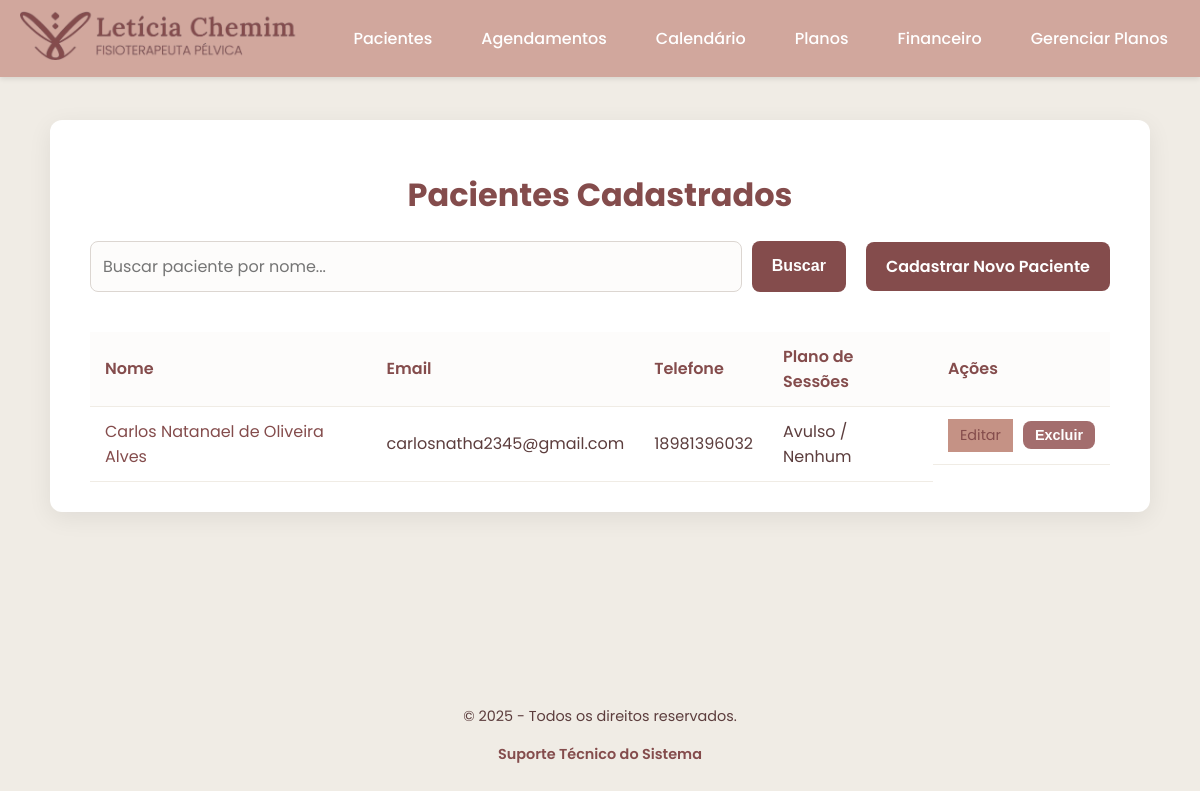
/pacientes, run on an earlier commit of the app's database.
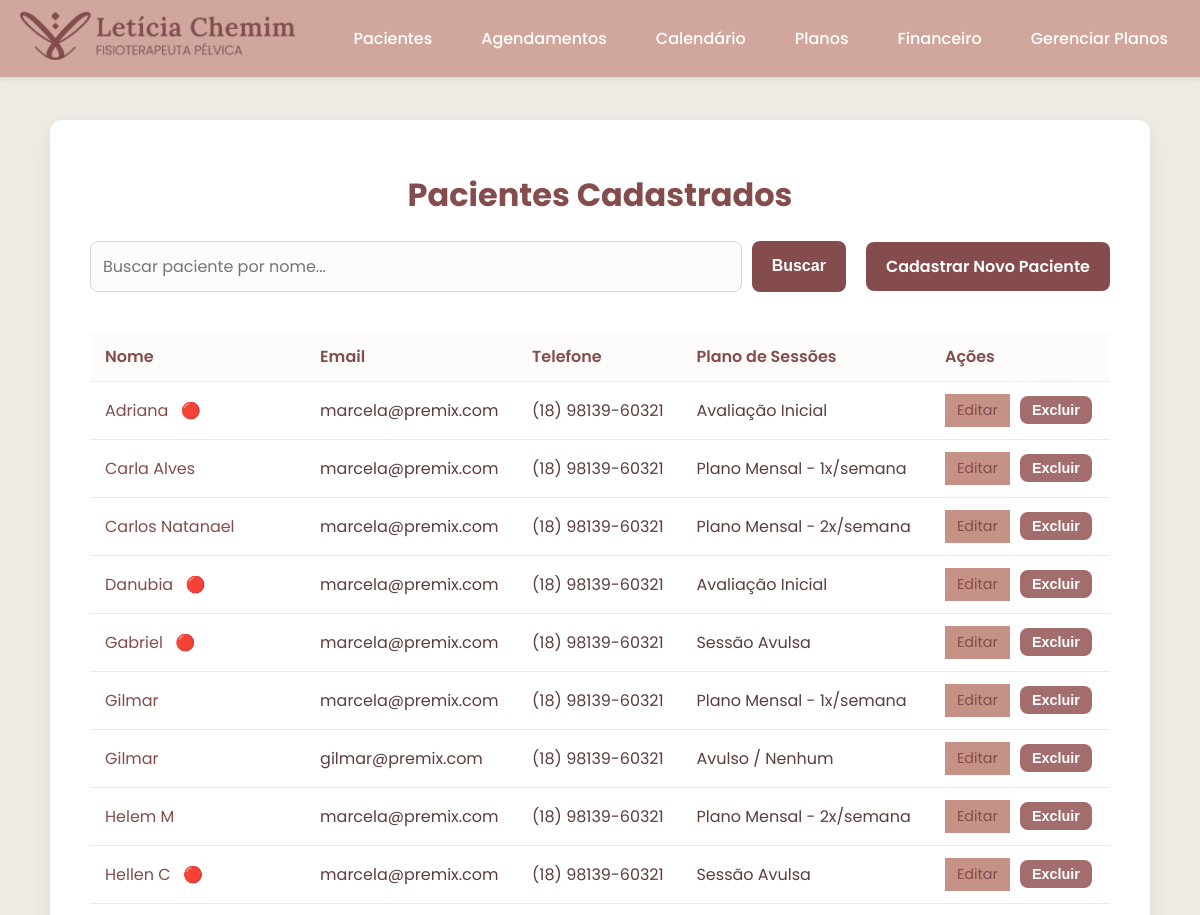
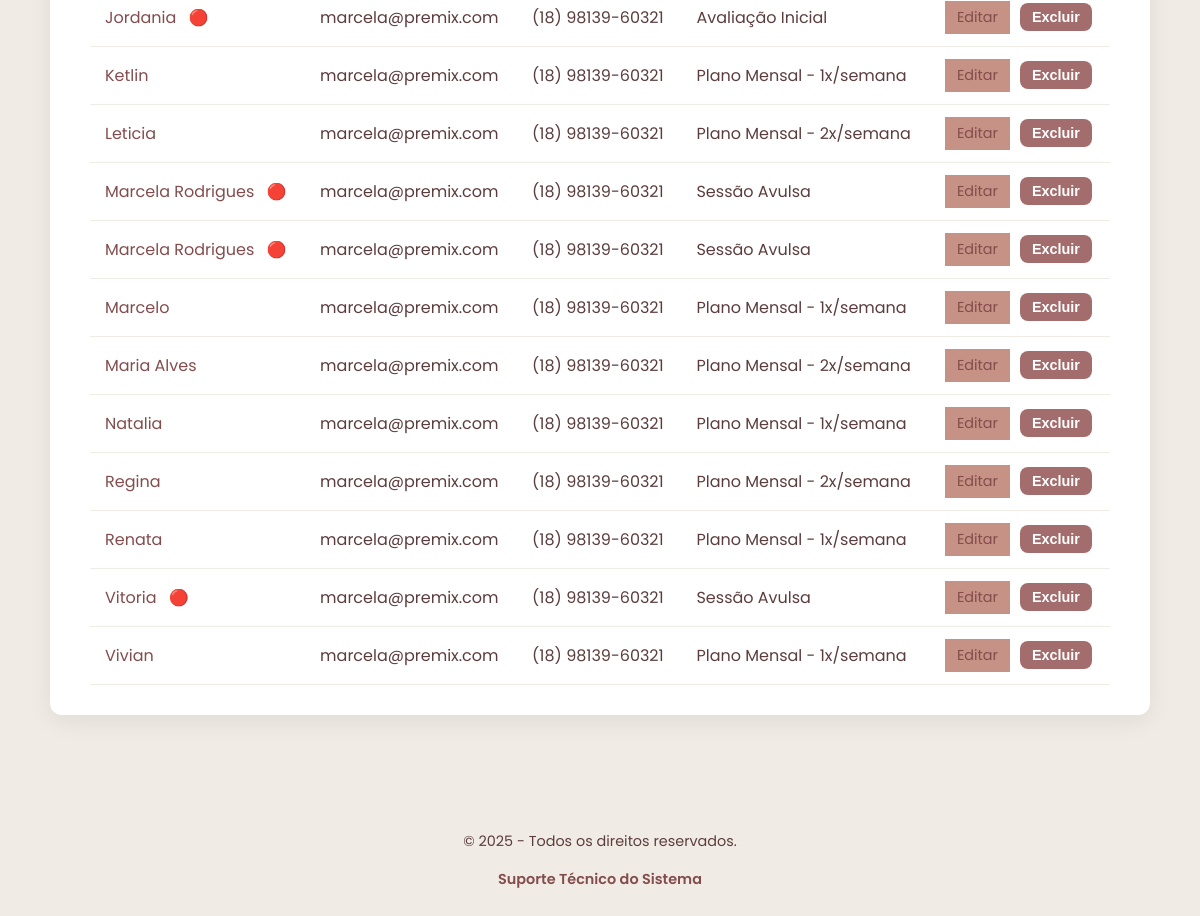
And on a later commit of the database (2 pictures, top to bottom).
### tables this page shows
CREATE TABLE pacientes (
        id INTEGER PRIMARY KEY AUTOINCREMENT,
        nome TEXT NOT NULL,
        data_nascimento TEXT NOT NULL,
        email TEXT NOT NULL,
        telefone TEXT NOT NULL,
        endereco TEXT,
        plano_id INTEGER,
        data_cadastro TIMESTAMP DEFAULT CURRENT_TIMESTAMP,
        FOREIGN KEY (plano_id) REFERENCES planos (id)
    );

CREATE TABLE planos (
        id INTEGER PRIMARY KEY AUTOINCREMENT,
        nome TEXT NOT NULL,
        numero_sessoes INTEGER NOT NULL,
        valor_total REAL NOT NULL,
        descricao TEXT
    );

### app.py (the view)
@app.route('/pacientes')
def listar_pacientes():
    db = get_db()
    search_query = request.args.get('q', '')
    base_query = 'SELECT p.*, pl.nome as plano_nome, pl.numero_sessoes FROM pacientes p LEFT JOIN planos pl ON p.plano_id = pl.id'
    if search_query:
        pacientes_rows = db.execute(f"{base_query} WHERE p.nome LIKE ? ORDER BY p.nome", ('%' + search_query + '%',)).fetchall()
    else:
        pacientes_rows = db.execute(f"{base_query} ORDER BY p.nome").fetchall()
    pacientes_com_alerta = []
    for paciente in pacientes_rows:
        paciente_dict = dict(paciente) # Converte a linha do DB para um dicionário
        paciente_dict['alerta_sessoes'] = False # Define o padrão como falso
        if paciente_dict['plano_id'] and paciente_dict['numero_sessoes']:
            sessoes_realizadas_row = db.execute(
                'SELECT COUNT(id) FROM sessoes WHERE paciente_id = ?',
                (paciente_dict['id'],)
            ).fetchone()
            sessoes_realizadas = sessoes_realizadas_row[0] if sessoes_realizadas_row else 0
            total_sessoes_plano = paciente_dict['numero_sessoes']
            sessoes_restantes = total_sessoes_plano - sessoes_realizadas
            if 0 <= sessoes_restantes <= 2 and sessoes_realizadas < total_sessoes_plano:
                paciente_dict['alerta_sessoes'] = True
        pacientes_com_alerta.append(paciente_dict)
    return render_template('pacientes.html', pacientes=pacientes_com_alerta, search_query=search_query)

### app.py (called while the page is built)
@app.context_processor
def inject_year():
    return {'current_year': datetime.now().year}

def get_db():
    db = getattr(g, '_database', None)
    if db is None:
        db = g._database = sqlite3.connect(DATABASE)
        db.row_factory = sqlite3.Row
    return db

@app.teardown_appcontext
def close_connection(exception):
    db = getattr(g, '_database', None)
    if db is not None:
        db.close()

### templates/pacientes.html (shortened to what this page needs)
{% extends "base.html" %}
{% block content %}
<div class="container-large">
    <h1>Pacientes Cadastrados</h1>
    <div class="search-bar">
        <form method="get" action="{{ url_for('listar_pacientes') }}" class="search-form">
            <input type="text" name="q" placeholder="Buscar paciente por nome..." value="{{ search_query or '' }}">
            <button type="submit">Buscar</button>
        </form>
        <a href="{{ url_for('cadastrar_paciente') }}" class="btn-cadastro">Cadastrar Novo Paciente</a>
    </div>
    <div class="table-wrapper">
        <table>
            <thead>
                <tr>
                    <th>Nome</th>
                    <th>Email</th>
                    <th>Telefone</th>
                    <th>Plano de Sessões</th>
                    <th>Ações</th>
                </tr>
            </thead>
            <tbody>
                {% for paciente in pacientes %}
                <tr>
                    <td>
                        <a href="{{ url_for('ver_paciente', id=paciente['id']) }}">{{ paciente['nome'] }}</a>
                        {% if paciente.alerta_sessoes %}
                            <span class="blinking-bell" title="Sessões do plano estão acabando!">🔴</span>
                        {% endif %}
                    </td>
                    <td>{{ paciente['email'] }}</td>
                    <td>{{ paciente['telefone'] }}</td>
                    <td>{{ paciente['plano_nome'] or 'Avulso / Nenhum' }}</td>
                    <td class="actions">
                        <a href="{{ url_for('editar_paciente', id=paciente['id']) }}" class="btn-action btn-edit">Editar</a>
                        <form action="{{ url_for('deletar_paciente', id=paciente['id']) }}" method="post" onsubmit="return confirm('Tem certeza que deseja excluir este paciente?');">
                            <button type="submit" class="btn-action btn-delete">Excluir</button>
                        </form>
                    </td>
                </tr>
                {% else %}
                <tr>
                    <td colspan="5" style="text-align: center;">Nenhum paciente cadastrado ainda.</td>
                </tr>
                {% endfor %}
            </tbody>
        </table>
    </div>
</div>
{% endblock %}

### templates/base.html (shortened to what this page needs)
<!DOCTYPE html>
<html lang="pt-br">
<head>
    <link rel="stylesheet" href="{{ url_for('static', filename='css/style.css') }}">
</head>
<body>
    <nav class="navbar">
        <div class="navbar-container">
            <a href="{{ url_for('home') }}" class="navbar-brand">
                <img src="{{ url_for('static', filename='img/logo.png') }}" alt="Logo da Clínica" class="logo-img">
            </a>
            <div class="nav-links" id="nav-links">
                <a href="{{ url_for('listar_pacientes') }}" class="nav-link">Pacientes</a>
                <a href="{{ url_for('ver_agendamentos') }}" class="nav-link">Agendamentos</a>
                <a href="{{ url_for('calendario') }}" class="nav-link">Calendário</a>
                <a href="{{ url_for('ver_planos') }}" class="nav-link">Planos</a>
                <a href="{{ url_for('ganhos') }}" class="nav-link">Financeiro</a>
                <a href="{{ url_for('gerenciar_planos') }}" class="nav-link">Gerenciar Planos</a> </div>
            </div>
    </nav>
    <main class="main-content">
        {% block content %}{% endblock %}
    </main>
    <footer class="footer">
        <p>
            &copy; {{ current_year }} - Todos os direitos reservados.
            <br>
            <a href="{{ url_for('suporte') }}" class="footer-link">Suporte Técnico do Sistema</a>
        </p>
    </footer>
</body>
</html>

### static/css/style.css (style rules this page uses)
body { font-family: 'Poppins', sans-serif; background-color: #F0ECE5; color: #5c3d3d; margin: 0; display: flex; flex-direction: column; min-height: 100vh; }
h1, h2, h3 { color: #844C4C; text-align: center; }
p { text-align: center; color: #5c3d3d; line-height: 1.6; }
a { color: #844C4C; text-decoration: none; }
.container, .container-large { background-color: #ffffff; padding: 30px 40px; border-radius: 12px; box-shadow: 0 6px 25px rgba(0, 0, 0, 0.07); width: 100%; box-sizing: border-box; margin: 0 auto; }
.container-large { max-width: 1100px; }
main.main-content { flex-grow: 1; display: flex; justify-content: center; align-items: flex-start; padding: 120px 20px 80px 20px; box-sizing: border-box; }
.footer { text-align: center; padding: 20px; font-size: 0.9rem; }
.navbar { width: 100%; background-color: #D1A79D; padding: 10px 0; box-shadow: 0 2px 5px rgba(0,0,0,0.1); position: fixed; top: 0; left: 0; z-index: 1000; }
.navbar-container { max-width: 1200px; margin: 0 auto; padding: 0 20px; display: flex; justify-content: space-between; align-items: center; }
.logo-img { height: 50px; width: auto; }
.nav-links { display: flex; gap: 25px; }
.nav-link { color: #ffffff; text-decoration: none; font-weight: 500; padding: 8px 12px; border-radius: 8px; transition: background-color 0.3s; }
.card-link, .footer-link { font-weight: 600; display: inline-block; margin-top: 15px; transition: transform 0.2s; }
input[type="text"], input[type="email"], input[type="tel"], input[type="date"], input[type="datetime-local"], input[type="number"], select, textarea { width: 100%; padding: 12px; border: 1px solid #dcd6d1; border-radius: 8px; box-sizing: border-box; font-family: 'Poppins', sans-serif; font-size: 1rem; background-color: #fdfcfb; transition: border-color 0.3s, box-shadow 0.3s; }
button, .btn-action-dash { background-color: #844C4C; border: none; border-radius: 8px; color: white; font-size: 1rem; font-weight: 600; cursor: pointer; padding: 12px 20px; transition: background-color 0.3s, transform 0.2s; }
.btn-action { padding: 6px 12px; font-size: 0.9rem; }
.btn-edit { background-color: #c59285; }
.btn-delete { background-color: #a36d6d; }
.table-wrapper { overflow-x: auto; width: 100%; }
table { width: 100%; border-collapse: collapse; margin-top: 20px; }
th, td { padding: 12px 15px; text-align: left; border-bottom: 1px solid #F0ECE5; }
thead th { background-color: #fdfcfb; font-weight: 600; color: #844C4C; }
td.actions { display: flex; justify-content: flex-start; align-items: center; gap: 10px; }
.blinking-bell { font-size: 1rem; margin-left: 8px; color: #e53935; animation: blink 1.5s infinite; cursor: help; }
.search-bar { display: flex; justify-content: space-between; align-items: center; gap: 20px; margin-top: 20px; margin-bottom: 20px; flex-wrap: wrap; }
.search-form { display: flex; flex-grow: 1; gap: 10px; }
.search-form input { flex-grow: 1; }
.btn-cadastro { background-color: #844C4C; color: white; padding: 12px 20px; border-radius: 8px; text-decoration: none; font-weight: 600; font-size: 1rem; white-space: nowrap; transition: background-color 0.3s, transform 0.2s; }

What changed in the data, as far as the page shows it:
added pacientes: nome "Adriana", email "marcela@premix.com", telefone "(18) 98139-60321", nome "Avaliação Inicial"
added pacientes: nome "Carla Alves", email "marcela@premix.com", telefone "(18) 98139-60321", nome "Plano Mensal - 1x/semana"
added pacientes: nome "Carlos Natanael", email "marcela@premix.com", telefone "(18) 98139-60321", nome "Plano Mensal - 2x/semana"
added pacientes: nome "Danubia", email "marcela@premix.com", telefone "(18) 98139-60321", nome "Avaliação Inicial"
added pacientes: nome "Gabriel", email "marcela@premix.com", telefone "(18) 98139-60321", nome "Sessão Avulsa"
added pacientes: nome "Gilmar", email "marcela@premix.com", telefone "(18) 98139-60321", nome "Plano Mensal - 1x/semana"
added pacientes: nome "Gilmar", email "gilmar@premix.com", telefone "(18) 98139-60321", paciente "Avulso / Nenhum"
added pacientes: nome "Helem M", email "marcela@premix.com", telefone "(18) 98139-60321", nome "Plano Mensal - 2x/semana"
added pacientes: nome "Hellen C", email "marcela@premix.com", telefone "(18) 98139-60321", nome "Sessão Avulsa"
added pacientes: nome "Jordania", email "marcela@premix.com", telefone "(18) 98139-60321", nome "Avaliação Inicial"
added pacientes: nome "Ketlin", email "marcela@premix.com", telefone "(18) 98139-60321", nome "Plano Mensal - 1x/semana"
added pacientes: nome "Leticia", email "marcela@premix.com", telefone "(18) 98139-60321", nome "Plano Mensal - 2x/semana"
changed pacientes (number 13 of 21 on the later page): nome "Carlos Natanael de Oliveira Alves" → "Marcela Rodrigues"; email "carlosnatha2345@gmail.com" → "marcela@premix.com"; telefone "18981396032" → "(18) 98139-60321"; nome "Avulso / Nenhum" → "Sessão Avulsa"; now shows "🔴"
added pacientes: nome "Marcela Rodrigues", email "marcela@premix.com", telefone "(18) 98139-60321", nome "Sessão Avulsa"
added pacientes: nome "Marcelo", email "marcela@premix.com", telefone "(18) 98139-60321", nome "Plano Mensal - 1x/semana"
added pacientes: nome "Maria Alves", email "marcela@premix.com", telefone "(18) 98139-60321", nome "Plano Mensal - 2x/semana"
added pacientes: nome "Natalia", email "marcela@premix.com", telefone "(18) 98139-60321", nome "Plano Mensal - 1x/semana"
added pacientes: nome "Regina", email "marcela@premix.com", telefone "(18) 98139-60321", nome "Plano Mensal - 2x/semana"
added pacientes: nome "Renata", email "marcela@premix.com", telefone "(18) 98139-60321", nome "Plano Mensal - 1x/semana"
added pacientes: nome "Vitoria", email "marcela@premix.com", telefone "(18) 98139-60321", nome "Sessão Avulsa"
added pacientes: nome "Vivian", email "marcela@premix.com", telefone "(18) 98139-60321", nome "Plano Mensal - 1x/semana"
